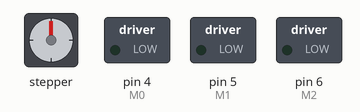
Recording of a sketch running on a simulated Arduino Pro Mini, built with avr-gcc and run on an emulated ATmega328P. Parts: stepper motor, switched loads named in the sketch (green lamp = pin HIGH). Wiring (inferred from the names in the program): stepper motor driver (200 steps per turn assumed): step pin 3; direction pin 2. Pins used as bus, display or sensor lines are not drawn.

Above: at 0.15 s.
At 9.97 s:
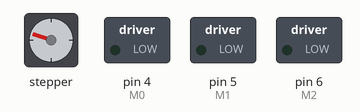
At 19.79 s:
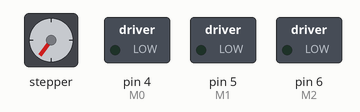
At 39.74 s:
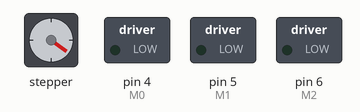
Timing chart, 0 to 40.0 s (numbered marks = the images above):
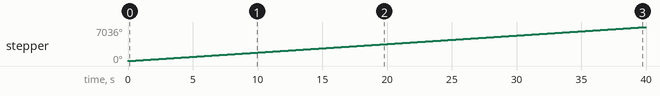

The sketch:

_35_ProMini_StepDownConverter_DRV8825_StepperMotor_02.ino
```cpp
// (licence header left out)
#define DIR 2
#define STEP 3
#define BUTTON A0

#define M0 4
#define M1 5
#define M2 6


int dPause    =  100;
int dirLevel  = HIGH;


void setup() {

  pinMode(DIR, OUTPUT);
  pinMode(STEP, OUTPUT);
  pinMode(M0, OUTPUT);
  pinMode(M1, OUTPUT);
  pinMode(M2, OUTPUT);

  pinMode( BUTTON, INPUT );

}

/* motor  FULL throttle */

void loop()
{

  delay(10);
  digitalWrite(M0, LOW );
  digitalWrite(M1, LOW  );
  digitalWrite(M2, LOW  );


  digitalWrite( DIR, dirLevel );
  stepGo();
}

void stepGo() {

  digitalWrite(STEP, HIGH);
  delayMicroseconds(dPause);
  digitalWrite(STEP, LOW);
  delayMicroseconds(dPause);

}
```

Measured:
- by itself, stepper: keeps turning clockwise at about 176°/s
